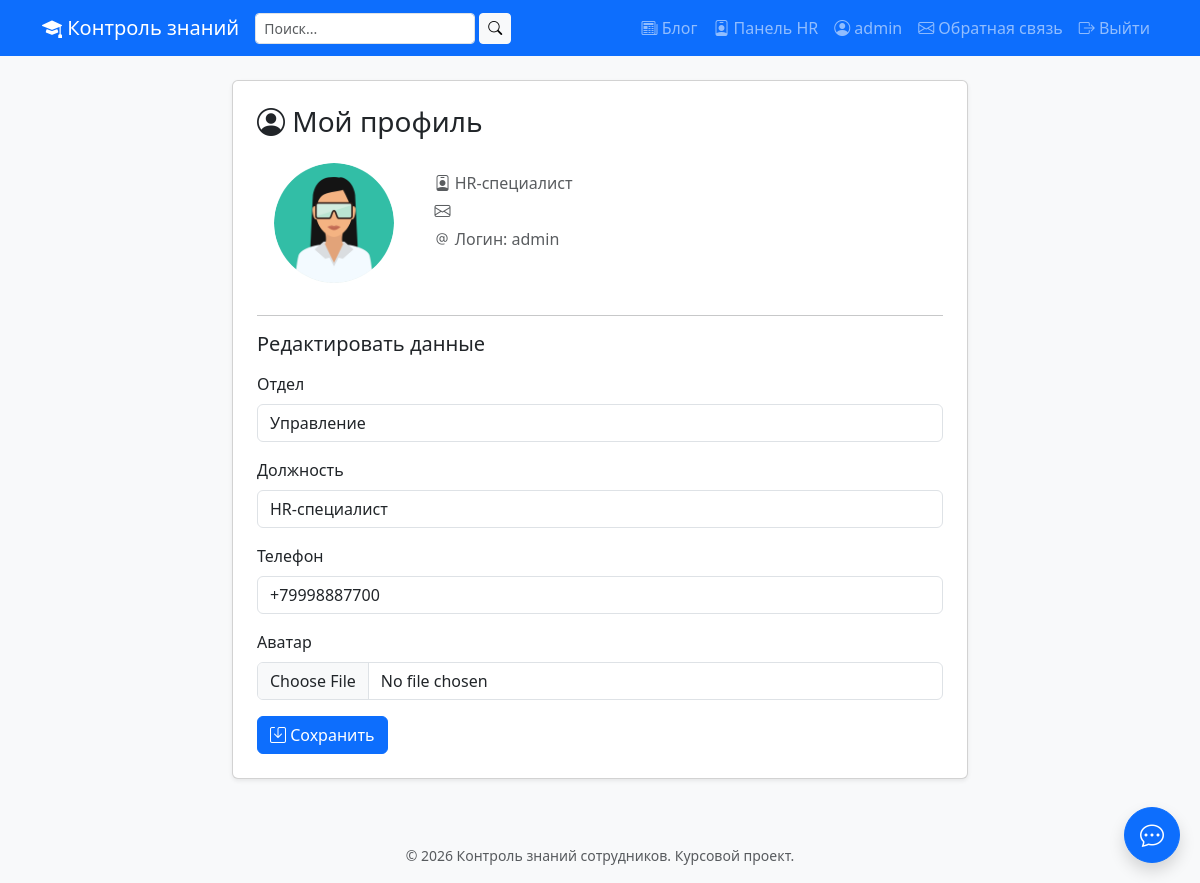
Screenshot of /profile/ (signed in) with the database file from the repository.
### core/models.py (models this page shows, shortened)
class Profile(models.Model):
    ROLE_CHOICES = [
        ('employee', 'Сотрудник'),
        ('hr', 'HR-специалист'),
        ('manager', 'Руководитель'),
    ]
    user = models.OneToOneField(
        User,
        on_delete=models.CASCADE,
        related_name='profile',
        verbose_name='Пользователь'
    )
    role = models.CharField(
        max_length=20,
        choices=ROLE_CHOICES,
        default='employee',
        verbose_name='Роль'
    )
    department = models.CharField(
        max_length=100,
        blank=True,
        verbose_name='Отдел'
    )
    position = models.CharField(
        max_length=100,
        blank=True,
        verbose_name='Должность'
    )
    phone = models.CharField(
        max_length=20,
        blank=True,
        verbose_name='Телефон'
    )
    avatar = models.ImageField(
        upload_to='avatars/',
        blank=True,
        null=True,
        verbose_name='Аватар'
    )
    class Meta:
        verbose_name = 'Профиль'
        verbose_name_plural = 'Профили'

### core/views.py (the view)
# urls.py: path('profile/', views.profile_view, name='profile'),
@login_required
def profile_view(request):
    if request.method == 'POST':
        form = ProfileEditForm(request.POST, request.FILES, instance=request.user.profile)
        if form.is_valid():
            form.save()
            messages.success(request, 'Профиль обновлён.')
            return redirect('profile')
    else:
        form = ProfileEditForm(instance=request.user.profile)
    return render(request, 'profile.html', {'form': form})

### core/forms.py
class ProfileEditForm(forms.ModelForm):
    class Meta:
        model = Profile
        fields = ['department', 'position', 'phone', 'avatar']
        widgets = {
            'department': forms.TextInput(attrs={'class': 'form-control'}),
            'position': forms.TextInput(attrs={'class': 'form-control'}),
            'phone': forms.TextInput(attrs={'class': 'form-control'}),
            'avatar': forms.FileInput(attrs={'class': 'form-control'}),
        }
        labels = {
            'department': 'Отдел',
            'position': 'Должность',
            'phone': 'Телефон',
            'avatar': 'Аватар',
        }

### templates/profile.html (shortened to what this page needs)
{% extends 'base.html' %}
{% block content %}
<div class="row justify-content-center">
    <div class="col-md-8">
        <div class="card shadow-sm">
            <div class="card-body p-4">
                <h3 class="mb-4">
                    <i class="bi bi-person-circle"></i> Мой профиль
                </h3>
                <div class="row mb-4">
                    <div class="col-md-3 text-center">
                        {% if user.profile.avatar %}
                            <img src="{{ user.profile.avatar.url }}"
                                 class="rounded-circle img-fluid mb-2"
                                 style="max-width: 120px; height: 120px; object-fit: cover;"
                                 alt="Аватар">
                        {% else %}
                            <div class="rounded-circle bg-secondary d-inline-flex align-items-center justify-content-center"
                                 style="width: 120px; height: 120px;">
                                <i class="bi bi-person text-white" style="font-size: 3rem;"></i>
                            </div>
                        {% endif %}
                    </div>
                    <div class="col-md-9">
                        <p class="text-muted mb-1">
                            <i class="bi bi-person-badge"></i> {{ user.profile.get_role_display }}
                        </p>
                        <p class="text-muted mb-1">
                            <i class="bi bi-envelope"></i> {{ user.email }}
                        </p>
                        <p class="text-muted mb-0">
                            <i class="bi bi-at"></i> Логин: {{ user.username }}
                        </p>
                    </div>
                </div>
                <hr>
                <h5 class="mb-3">Редактировать данные</h5>
                <form method="post" enctype="multipart/form-data" novalidate>
                    {% for field in form %}
                        <div class="mb-3">
                            <label class="form-label">{{ field.label }}</label>
                            {{ field }}
                        </div>
                    {% endfor %}
                    <button type="submit" class="btn btn-primary">
                        <i class="bi bi-save"></i> Сохранить
                    </button>
                </form>
            </div>
        </div>
    </div>
</div>
{% endblock %}

### templates/base.html (shortened to what this page needs)
<!DOCTYPE html>
<html lang="ru">
<head>
    <link href="https://cdn.jsdelivr.net/npm/bootstrap@5.3.3/dist/css/bootstrap.min.css" rel="stylesheet">
    <link href="https://cdn.jsdelivr.net/npm/bootstrap-icons@1.11.3/font/bootstrap-icons.css" rel="stylesheet">
    {% load static %}
    <link href="{% static 'css/style.css' %}" rel="stylesheet">
</head>
<body>
<nav class="navbar navbar-expand-lg navbar-dark bg-primary">
    <div class="container">
        <a class="navbar-brand" href="/">
            <i class="bi bi-mortarboard-fill"></i> Контроль знаний
        </a>
        <div class="collapse navbar-collapse" id="mainNav">
            <form method="get" action="{% url 'search' %}" class="d-flex me-3" role="search">
                <input type="text"
                       name="q"
                       class="form-control form-control-sm"
                       placeholder="Поиск..."
                       style="min-width: 200px;"
                       value="{{ request.GET.q|default:'' }}">
                <button type="submit" class="btn btn-light btn-sm ms-1">
                    <i class="bi bi-search"></i>
                </button>
            </form>
            <ul class="navbar-nav ms-auto">
                <li class="nav-item">
                    <a class="nav-link" href="{% url 'blog_list' %}">
                        <i class="bi bi-newspaper"></i> Блог
                    </a>
                </li>
                {% if user.is_authenticated %}
                    {% if user.profile.role == 'hr' %}
                        <li class="nav-item">
                            <a class="nav-link" href="{% url 'hr_dashboard' %}">
                                <i class="bi bi-person-badge"></i> Панель HR
                            </a>
                        </li>
                    {% endif %}
                    <li class="nav-item">
                        <a class="nav-link" href="{% url 'profile' %}">
                            <i class="bi bi-person-circle"></i>
                            {{ user.first_name|default:user.username }}
                        </a>
                    </li>
                    <li class="nav-item">
                        <a class="nav-link" href="{% url 'feedback' %}">
                            <i class="bi bi-envelope"></i> Обратная связь
                        </a>
                    </li>
                    <li class="nav-item">
                        <a class="nav-link" href="{% url 'logout' %}">
                            <i class="bi bi-box-arrow-right"></i> Выйти
                        </a>
                    </li>
                {% endif %}
            </ul>
        </div>
    </div>
</nav>
<main class="container my-4">
    {% block content %}{% endblock %}
</main>
<footer class="bg-light text-center py-3 mt-5">
    <div class="container">
        <small class="text-muted">© 2026 Контроль знаний сотрудников. Курсовой проект.</small>
    </div>
</footer>
{% if user.is_authenticated %}
<button id="chatToggleBtn"
        class="btn btn-primary rounded-circle shadow"
        style="position: fixed; bottom: 20px; right: 20px; width: 56px; height: 56px; z-index: 1050;"
        title="Открыть чат">
    <i class="bi bi-chat-dots fs-4"></i>
</button>
{% endif %}
</body>
</html>

### static/css/style.css (style rules this page uses)
body { font-family: 'Segoe UI', Tahoma, sans-serif; background-color: #f8f9fa; min-height: 100vh; }
main { min-height: calc(100vh - 200px); }

### rows the page displays
Profile: form "Управление" "HR-специалист" "+79998887700"

### other values shown
{{ user.first_name|default:user.username }} "admin"
{{ user.profile.get_role_display }} "HR-специалист"
{{ user.username }} "admin"
{{ field.label }} "Отдел" "Должность" "Телефон" "Аватар"
